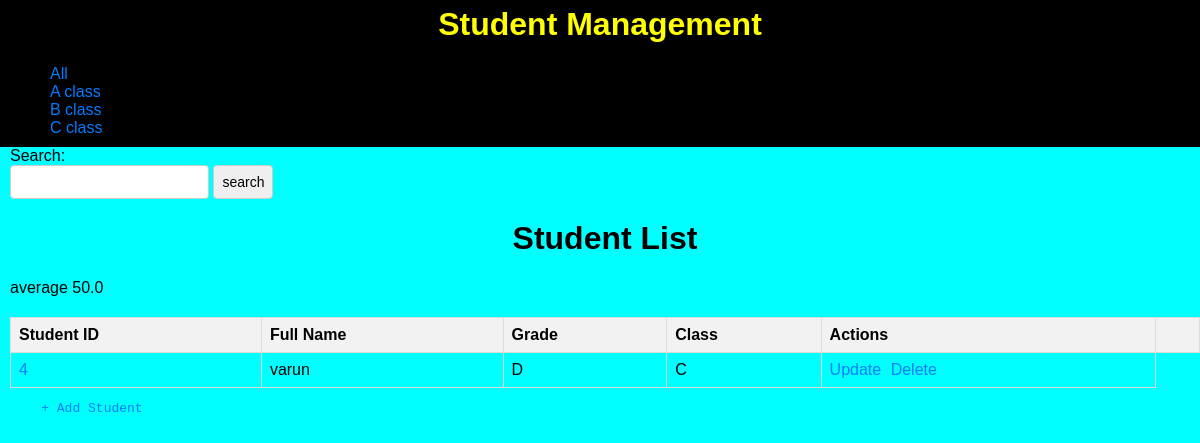
Page /classc/filter on the committed database.
### main.py (models this page shows, shortened)
class Student(db.Model):
  __tablename__ = 'Student'
  student_id = db.Column(db.Integer(), autoincrement=True, primary_key=True)
  full_name = db.Column(db.String(50))
  age = db.Column(db.Integer)
  dateofbirth = db.Column(db.String(50))
  stuclass = db.Column(db.String(50))
  percentage = db.Column(db.Integer)
  grade=db.Column(db.String(50))

### main.py (the view)
@app.route("/classc/filter",methods=["GET","POST"])
def filterc():
  cstudent = Student.query.filter_by(stuclass="C").all()
  total=0
  count=0
  for i in cstudent:
    total+=i.percentage
    count+=1
  avg=total/count
  return render_template("home.html",cstudent=cstudent,avg=avg)

### templates/home.html (shortened to what this page needs)
<!DOCTYPE html>
<html>
  <head>
</head>
  <body>
    <div class="top">
      <ul>
        <h1 class="fi">Student Management</h1>
        <ol>
          <a href="/">All
          </a>
        </ol>
        <ol>
          <a href="/classa/filter">A class
          </a>
        </ol>
        <ol>
          <a href="/classb/filter">B class
            </a>
        </ol>
        <ol>
          <a href="/classc/filter">C class
            </a>
        </ol>
      </ul>
    </div>
    <div>
      Search:
      <form action="/student/search" method="GET">
      <input type="text" name="search">
      <input type="submit" value="search" >
      </form>
      </div>
    <h1>Student List</h1>
    {% if avg %}
    average
    {{avg}}
    {% endif %}
    <table>
      <tr>
        <th>Student ID</th>
        <th>Full Name</th>
        <th>Grade</th>
        <th>Class</th>
        <th>Actions<th>
      </tr>
      {% if cstudent|length !=0 %}
      {% for i in cstudent %}
      <tr>
        <td><a href="/student/{{ i['student_id'] }}">{{ i["student_id"] }}</a></td>
        <td>
          {{ i["full_name"] }}
        </td>
        <td>{{ i["grade"] }}</td>
        <td>{{i["stuclass"]}}</td>
        <td>
          <a href="/student/{{ i['student_id'] }}/update">Update</a>
          <a href="/student/{{ i['student_id'] }}/delete">Delete</a>
        </td>
      </tr>
      {% endfor %}
      {% endif %}
    </table>
    <pre>    <a href="/form">+ Add Student</a></pre>
  </body>
</html>

### templates/home.html (style rules this page uses)
body { font-family: Arial, sans-serif; margin: 0; padding: 0; background-color:cyan; margin-left:10px; }
.top { background-color: black; margin-left:-10px; margin-top:-25px; padding:10px; }
h1 { text-align: center; }
ul { list-style: none; padding: 0; margin: 0; }
a { text-decoration: none; color: #007bff; }
table { width: 100%; border-collapse: collapse; margin-top: 20px; }
th, td { border: 1px solid #ddd; padding: 8px; text-align: left; }
th { background-color: #f2f2f2; }
td a { margin-right: 5px; }
input[type="text"], input[type="submit"] { padding: 8px; border-radius: 4px; border: 1px solid #ccc; font-size: 14px; }
.fi { color:yellow; }

### rows in the picture
Student: student_id "4", full_name "varun", grade "D", stuclass "C"

### other values in the picture
{{ avg }} "50.0"
